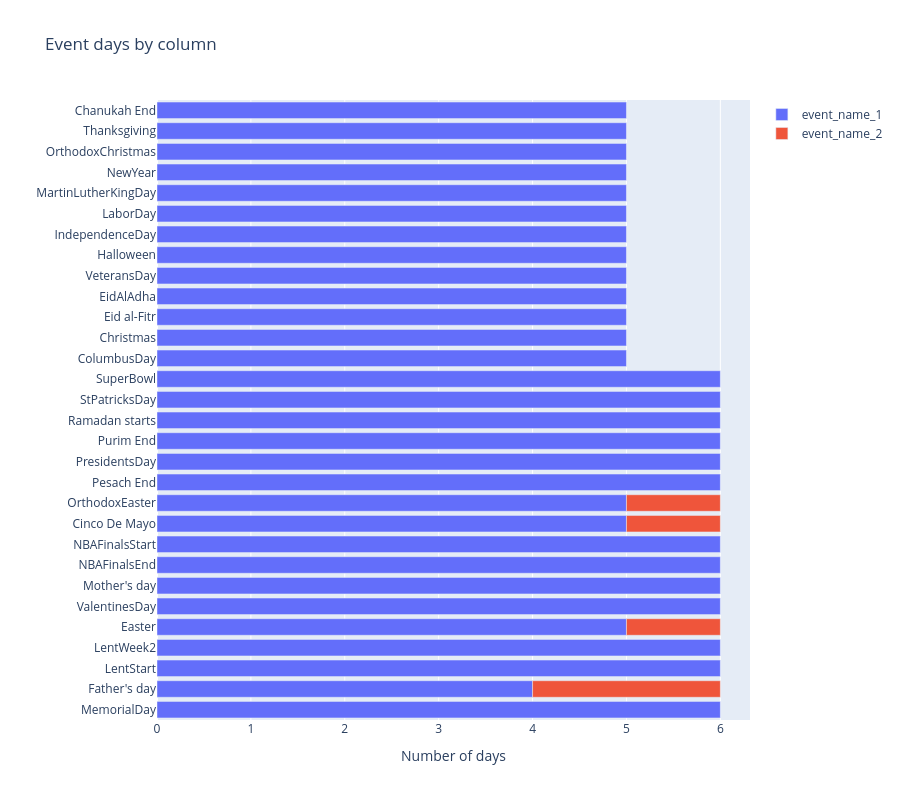

Notebook cell for this chart:
### Markdown cell above
### 4.1 Events: drop `event_name_2`
`event_name_2` ตัดออกได้ เพราะ

- มีข้อมูลเพียง 5 วัน จากทั้งหมด 1,969 วัน (น้อยกว่า 0.25%)
  ซึ่งเป็นวันที่มีอีเวนต์สองรายการตรงกันโดยบังเอิญ
- อีเวนต์ทุกรายการใน `event_name_2` ปรากฏใน `event_name_1` ในปีอื่นอยู่แล้ว
  โมเดลจึงยังเรียนรู้ผลของอีเวนต์เหล่านั้นได้จาก `event_name_1`
- ข้อมูลที่มีเพียงไม่กี่วัน ไม่พอให้โมเดลเรียนรู้รูปแบบได้อย่างน่าเชื่อถือ
  และยังเพิ่มคอลัมน์ที่ต้องใช้ RAM ในตารางราว 59 ล้านแถว

### Code cell
event_counts = (
    calendar_df[["event_name_1", "event_name_2"]]
    .melt(var_name="column", value_name="event")
    .dropna()
    .groupby(["event", "column"], observed=True)
    .size()
    .reset_index(name="days")
)

order = event_counts.groupby("event")["days"].sum().sort_values().index.tolist()

fig = px.bar(
    event_counts,
    x="days", y="event", color="column",
    orientation="h",
    category_orders={"event": order},
    title="Event days by column",
    labels={"days": "Number of days", "event": "", "column": ""},
    height=800,
)
fig.show()

### Figure 1 — Plotly figure (JSON) as saved in the notebook; plotly's stock layout.template omitted (floating-point values rounded to 4 significant figures)
{"data": [{"hovertemplate": "=%{y}<br>Number of days=%{x}<extra></extra>", "legendgroup": "event_name_1", "marker": {"color": "#636efa", "pattern": {"shape": ""}}, "name": "event_name_1", "orientation": "h", "showlegend": true, "textposition": "auto", "type": "bar", "x": [5, 5, 5, 5, 5, 5, 5, 4, 5, 5, 5, 6, 6, 5, 6, 6, 6, 6, 5, 5, 5, 6, 6, 6, 6, 6, 6, 5, 6, 5], "xaxis": "x", "y": ["Chanukah End", "Christmas", "Cinco De Mayo", "ColumbusDay", "Easter", "Eid al-Fitr", "EidAlAdha", "Father's day", "Halloween", "IndependenceDay", "LaborDay", "LentStart", "LentWeek2", "MartinLutherKingDay", "MemorialDay", "Mother's day", "NBAFinalsEnd", "NBAFinalsStart", "NewYear", "OrthodoxChristmas", "OrthodoxEaster", "Pesach End", "PresidentsDay", "Purim End", "Ramadan starts", "StPatricksDay", "SuperBowl", "Thanksgiving", "ValentinesDay", "VeteransDay"], "yaxis": "y"}, {"hovertemplate": "=%{y}<br>Number of days=%{x}<extra></extra>", "legendgroup": "event_name_2", "marker": {"color": "#EF553B", "pattern": {"shape": ""}}, "name": "event_name_2", "orientation": "h", "showlegend": true, "textposition": "auto", "type": "bar", "x": [1, 1, 2, 1], "xaxis": "x", "y": ["Cinco De Mayo", "Easter", "Father's day", "OrthodoxEaster"], "yaxis": "y"}], "layout": {"barmode": "relative", "height": 800, "legend": {"title": {"text": ""}, "tracegroupgap": 0}, "title": {"text": "Event days by column"}, "xaxis": {"anchor": "y", "domain": [0, 1], "title": {"text": "Number of days"}}, "yaxis": {"anchor": "x", "categoryarray": ["MemorialDay", "Father's day", "LentStart", "LentWeek2", "Easter", "ValentinesDay", "Mother's day", "NBAFinalsEnd", "NBAFinalsStart", "Cinco De Mayo", "OrthodoxEaster", "Pesach End", "PresidentsDay", "Purim End", "Ramadan starts", "StPatricksDay", "SuperBowl", "ColumbusDay", "Christmas", "Eid al-Fitr", "EidAlAdha", "VeteransDay", "Halloween", "IndependenceDay", "LaborDay", "MartinLutherKingDay", "NewYear", "OrthodoxChristmas", "Thanksgiving", "Chanukah End"], "categoryorder": "array", "domain": [0, 1], "title": {"text": ""}}}}
